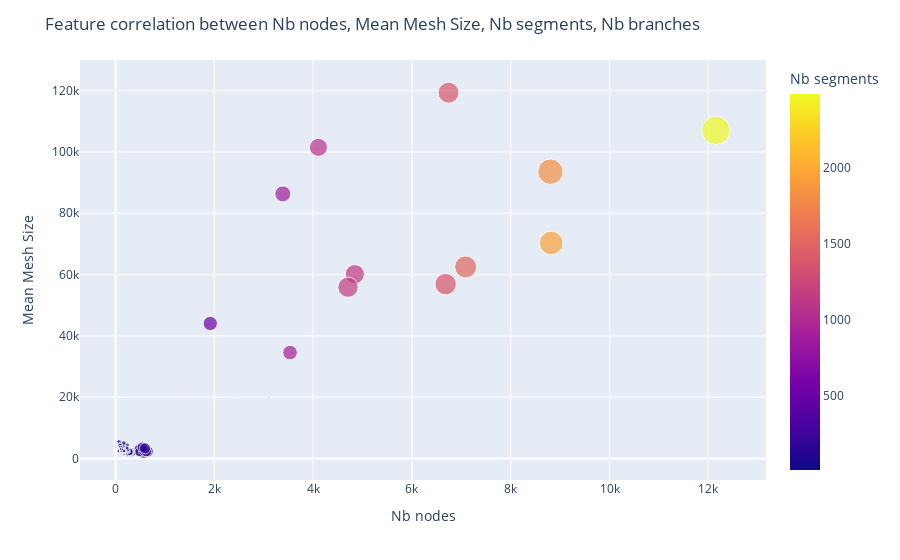

This figure's notebook cell:
### Code cell
dataset.fillna(0)
var1 = x_vars[np.where(rf.feature_importances_ == rf.feature_importances_[sort][-1])[0][0]]
var2 = x_vars[np.where(rf.feature_importances_ == rf.feature_importances_[sort][-2])[0][0]]
var3 = x_vars[np.where(rf.feature_importances_ == rf.feature_importances_[sort][-3])[0][0]]
var4 = x_vars[np.where(rf.feature_importances_ == rf.feature_importances_[sort][-4])[0][0]]

fig1 = px.scatter(dataset, x=var1, y=var2, color=var3,
                 size=var4)
fig1.update_layout(title="Feature correlation between " + var1 + ", " + var2 + ", " + var3 + ", " + var4 )
fig1.show()

### Figure 1 — Plotly figure (JSON) as saved in the notebook; plotly's stock layout.template omitted (floating-point values rounded to 4 significant figures; data arrays with more than 128 entries replaced by an {"elided": "..."} marker saying what was removed)
{"data": [{"hovertemplate": "Nb nodes=%{x}<br>Mean Mesh Size=%{y}<br>Nb branches=%{marker.size}<br>Nb segments=%{marker.color}<extra></extra>", "legendgroup": "", "marker": {"color": {"elided": "218 int values"}, "coloraxis": "coloraxis", "size": {"elided": "218 int values"}, "sizemode": "area", "sizeref": 2.033, "symbol": "circle"}, "mode": "markers", "name": "", "orientation": "v", "showlegend": false, "type": "scatter", "x": {"elided": "218 int values"}, "xaxis": "x", "y": {"elided": "218 float values"}, "yaxis": "y"}], "layout": {"coloraxis": {"colorbar": {"title": {"text": "Nb segments"}}, "colorscale": [[0, "#0d0887"], [0.1111, "#46039f"], [0.2222, "#7201a8"], [0.3333, "#9c179e"], [0.4444, "#bd3786"], [0.5556, "#d8576b"], [0.6667, "#ed7953"], [0.7778, "#fb9f3a"], [0.8889, "#fdca26"], [1, "#f0f921"]]}, "legend": {"itemsizing": "constant", "tracegroupgap": 0}, "margin": {"t": 60}, "title": {"text": "Feature correlation between Nb nodes, Mean Mesh Size, Nb segments, Nb branches"}, "xaxis": {"anchor": "y", "domain": [0, 1], "title": {"text": "Nb nodes"}}, "yaxis": {"anchor": "x", "domain": [0, 1], "title": {"text": "Mean Mesh Size"}}}}
